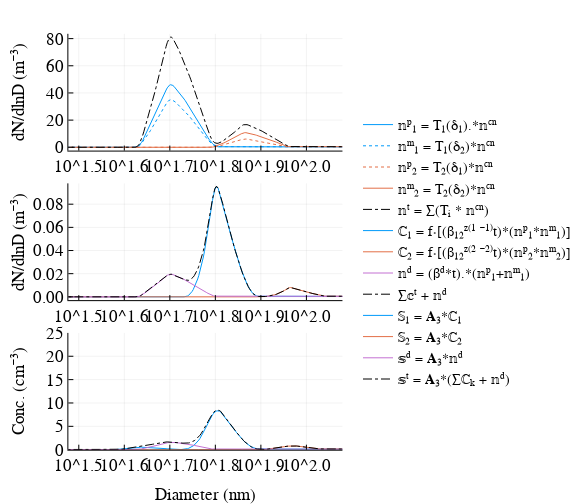

Here is the notebook cell this chart was saved with:
### Markdown cell above
## Block 4. Visualize Results

### Code cell
figure("Nimbus Sans L", 2, 4, 3.5, 8)

pre = 1e-10
# Get a list of colors from the theme palette
p = Plots.get_color_palette(:auto, default(:bgcolor), 100)

# Panel 1
p1 = plot(𝕟ᵖ[1].Dp,pre*𝕟ᵐ[1].S, xaxis = :log10, xlim = (40,400), ylabel = "dN/dlnD (m⁻³)", 
    label = "𝕟ᵖ₁ = T₁(δ₁).*𝕟ᶜⁿ", color = p[1])
p1 = plot!(𝕟ᵐ[1].Dp,pre*𝕟ᵖ[1].S, ls = :dot,  label = "𝕟ᵐ₁ = T₁(δ₂)*𝕟ᶜⁿ", color = p[1])
p1 = plot!(𝕟ᵖ[2].Dp,pre*𝕟ᵖ[2].S, ls = :dot, label = "𝕟ᵖ₂ = T₂(δ₁)*𝕟ᶜⁿ", color = p[2])   
p1 = plot!(𝕟ᵐ[2].Dp,pre*𝕟ᵐ[2].S, label = "𝕟ᵐ₂ = T₂(δ₂)*𝕟ᶜⁿ", color = p[2])   
p1 = plot!(𝕟ᵗ.Dp,pre*𝕟ᵗ.S, color = :black, label = "𝕟ᵗ = ∑(Tᵢ * 𝕟ᶜⁿ)", ls = :dashdot)  

# Panel 2
p2 = plot(ℂ[1].Dp,pre*ℂ[1].S, xaxis = :log10, xlim = (40,400), 
    ylabel = "dN/dlnD (m⁻³)", label = "ℂ₁ = f⋅[(β₁₂ᶻ⁽¹ ⁻¹⁾t)*(𝕟ᵖ₁*𝕟ᵐ₁)]")
p2 = plot!(ℂ[2].Dp,pre*ℂ[2].S, label = "ℂ₂ = f⋅[(β₁₂ᶻ⁽² ⁻²⁾t)*(𝕟ᵖ₂*𝕟ᵐ₂)]")   
p2 = plot!(𝕟ᵈ.Dp,pre*𝕟ᵈ.S, label = "𝕟ᵈ = (βᵈ*t).*(𝕟ᵖ₁+𝕟ᵐ₁)", color = p[4])   
p2 = plot!(𝕔ᵗ.Dp,pre*𝕔ᵗ.S, color = :black, label = "∑𝕔ᵗ + 𝕟ᵈ", ls = :dashdot)   
 
# Panel 3
pre = 1e-6     # Note change in units from m-3 to cm-3
p3 = plot(𝕊[1].Dp,pre*𝕊[1].N, xaxis = :log10, xlim = (40, 400), ylabel = "Conc. (cm⁻³)", ylim = (0,25),
    xlabel = "Diameter (nm)", label = "𝕊₁ = 𝐀₃*ℂ₁")
p3 = plot!(𝕊[2].Dp,pre*𝕊[2].N,  label = "𝕊₂ = 𝐀₃*ℂ₂")   
p3 = plot!(𝕤ᵈ.Dp,pre*𝕤ᵈ.N,  label = "𝕤ᵈ = 𝐀₃*𝕟ᵈ", color = p[4])   
p3 = plot!(𝕤ᵗ.Dp,pre*𝕤ᵗ.N, color = :black, label = "𝕤ᵗ = 𝐀₃*(∑ℂₖ + 𝕟ᵈ)", ls = :dashdot)   

plot(p1,p2,p3, layout = grid(3,1), left_margin = 40px,right_margin = 25px,legend=:right, 
    top_margin = 15px, xlim = (30,120), fmt = :svg)

### Figure 1 — Plotly figure (JSON) as saved in the notebook; plotly's stock layout.template omitted (floating-point values rounded to 4 significant figures; data arrays with more than 128 entries replaced by an {"elided": "..."} marker saying what was removed)
{"data": [{"colorbar": {"title": ""}, "hoverinfo": "text", "legendgroup": "𝕟ᵖ₁ = T₁(δ₁).*𝕟ᶜⁿ", "line": {"color": "rgba(0, 154, 250, 1.000)", "dash": "solid", "shape": "linear", "width": 1}, "mode": "lines", "name": "𝕟ᵖ₁ = T₁(δ₁).*𝕟ᶜⁿ", "showlegend": true, "text": {"elided": "512 null values"}, "type": "scatter", "x": {"elided": "512 float values"}, "xaxis": "x1", "y": {"elided": "512 float values"}, "yaxis": "y1", "zmax": 0.1, "zmin": -0.1}, {"colorbar": {"title": ""}, "hoverinfo": "text", "legendgroup": "𝕟ᵐ₁ = T₁(δ₂)*𝕟ᶜⁿ", "line": {"color": "rgba(0, 154, 250, 1.000)", "dash": "dot", "shape": "linear", "width": 1}, "mode": "lines", "name": "𝕟ᵐ₁ = T₁(δ₂)*𝕟ᶜⁿ", "showlegend": true, "text": {"elided": "512 null values"}, "type": "scatter", "x": {"elided": "512 float values"}, "xaxis": "x1", "y": {"elided": "512 float values"}, "yaxis": "y1", "zmax": 0.1, "zmin": -0.1}, {"colorbar": {"title": ""}, "hoverinfo": "text", "legendgroup": "𝕟ᵖ₂ = T₂(δ₁)*𝕟ᶜⁿ", "line": {"color": "rgba(227, 111, 71, 1.000)", "dash": "dot", "shape": "linear", "width": 1}, "mode": "lines", "name": "𝕟ᵖ₂ = T₂(δ₁)*𝕟ᶜⁿ", "showlegend": true, "text": {"elided": "512 null values"}, "type": "scatter", "x": {"elided": "512 float values"}, "xaxis": "x1", "y": {"elided": "512 float values"}, "yaxis": "y1", "zmax": 0.1, "zmin": -0.1}, {"colorbar": {"title": ""}, "hoverinfo": "text", "legendgroup": "𝕟ᵐ₂ = T₂(δ₂)*𝕟ᶜⁿ", "line": {"color": "rgba(227, 111, 71, 1.000)", "dash": "solid", "shape": "linear", "width": 1}, "mode": "lines", "name": "𝕟ᵐ₂ = T₂(δ₂)*𝕟ᶜⁿ", "showlegend": true, "text": {"elided": "512 null values"}, "type": "scatter", "x": {"elided": "512 float values"}, "xaxis": "x1", "y": {"elided": "512 float values"}, "yaxis": "y1", "zmax": 0.1, "zmin": -0.1}, {"colorbar": {"title": ""}, "hoverinfo": "text", "legendgroup": "𝕟ᵗ = ∑(Tᵢ * 𝕟ᶜⁿ)", "line": {"color": "rgba(0, 0, 0, 1.000)", "dash": "dashdot", "shape": "linear", "width": 1}, "mode": "lines", "name": "𝕟ᵗ = ∑(Tᵢ * 𝕟ᶜⁿ)", "showlegend": true, "text": {"elided": "512 null values"}, "type": "scatter", "x": {"elided": "512 float values"}, "xaxis": "x1", "y": {"elided": "512 float values"}, "yaxis": "y1", "zmax": 0.1, "zmin": -0.1}, {"colorbar": {"title": ""}, "hoverinfo": "text", "legendgroup": "ℂ₁ = f⋅[(β₁₂ᶻ⁽¹ ⁻¹⁾t)*(𝕟ᵖ₁*𝕟ᵐ₁)]", "line": {"color": "rgba(0, 154, 250, 1.000)", "dash": "solid", "shape": "linear", "width": 1}, "mode": "lines", "name": "ℂ₁ = f⋅[(β₁₂ᶻ⁽¹ ⁻¹⁾t)*(𝕟ᵖ₁*𝕟ᵐ₁)]", "showlegend": true, "text": {"elided": "512 null values"}, "type": "scatter", "x": {"elided": "512 float values"}, "xaxis": "x2", "y": {"elided": "512 float values"}, "yaxis": "y2", "zmax": 0.1, "zmin": -0.1}, {"colorbar": {"title": ""}, "hoverinfo": "text", "legendgroup": "ℂ₂ = f⋅[(β₁₂ᶻ⁽² ⁻²⁾t)*(𝕟ᵖ₂*𝕟ᵐ₂)]", "line": {"color": "rgba(227, 111, 71, 1.000)", "dash": "solid", "shape": "linear", "width": 1}, "mode": "lines", "name": "ℂ₂ = f⋅[(β₁₂ᶻ⁽² ⁻²⁾t)*(𝕟ᵖ₂*𝕟ᵐ₂)]", "showlegend": true, "text": {"elided": "512 null values"}, "type": "scatter", "x": {"elided": "512 float values"}, "xaxis": "x2", "y": {"elided": "512 float values"}, "yaxis": "y2", "zmax": 0.1, "zmin": -0.1}, {"colorbar": {"title": ""}, "hoverinfo": "text", "legendgroup": "𝕟ᵈ = (βᵈ*t).*(𝕟ᵖ₁+𝕟ᵐ₁)", "line": {"color": "rgba(195, 113, 210, 1.000)", "dash": "solid", "shape": "linear", "width": 1}, "mode": "lines", "name": "𝕟ᵈ = (βᵈ*t).*(𝕟ᵖ₁+𝕟ᵐ₁)", "showlegend": true, "text": {"elided": "512 null values"}, "type": "scatter", "x": {"elided": "512 float values"}, "xaxis": "x2", "y": {"elided": "512 float values"}, "yaxis": "y2", "zmax": 0.1, "zmin": -0.1}, {"colorbar": {"title": ""}, "hoverinfo": "text", "legendgroup": "∑𝕔ᵗ + 𝕟ᵈ", "line": {"color": "rgba(0, 0, 0, 1.000)", "dash": "dashdot", "shape": "linear", "width": 1}, "mode": "lines", "name": "∑𝕔ᵗ + 𝕟ᵈ", "showlegend": true, "text": {"elided": "512 null values"}, "type": "scatter", "x": {"elided": "512 float values"}, "xaxis": "x2", "y": {"elided": "512 float values"}, "yaxis": "y2", "zmax": 0.1, "zmin": -0.1}, {"colorbar": {"title": ""}, "hoverinfo": "text", "legendgroup": "𝕊₁ = 𝐀₃*ℂ₁", "line": {"color": "rgba(0, 154, 250, 1.000)", "dash": "solid", "shape": "linear", "width": 1}, "mode": "lines", "name": "𝕊₁ = 𝐀₃*ℂ₁", "showlegend": true, "text": {"elided": "512 null values"}, "type": "scatter", "x": {"elided": "512 float values"}, "xaxis": "x3", "y": {"elided": "512 float values"}, "yaxis": "y3", "zmax": 0.1, "zmin": -0.1}, {"colorbar": {"title": ""}, "hoverinfo": "text", "legendgroup": "𝕊₂ = 𝐀₃*ℂ₂", "line": {"color": "rgba(227, 111, 71, 1.000)", "dash": "solid", "shape": "linear", "width": 1}, "mode": "lines", "name": "𝕊₂ = 𝐀₃*ℂ₂", "showlegend": true, "text": {"elided": "512 null values"}, "type": "scatter", "x": {"elided": "512 float values"}, "xaxis": "x3", "y": {"elided": "512 float values"}, "yaxis": "y3", "zmax": 0.1, "zmin": -0.1}, {"colorbar": {"title": ""}, "hoverinfo": "text", "legendgroup": "𝕤ᵈ = 𝐀₃*𝕟ᵈ", "line": {"color": "rgba(195, 113, 210, 1.000)", "dash": "solid", "shape": "linear", "width": 1}, "mode": "lines", "name": "𝕤ᵈ = 𝐀₃*𝕟ᵈ", "showlegend": true, "text": {"elided": "512 null values"}, "type": "scatter", "x": {"elided": "512 float values"}, "xaxis": "x3", "y": {"elided": "512 float values"}, "yaxis": "y3", "zmax": 0.1, "zmin": -0.1}, {"colorbar": {"title": ""}, "hoverinfo": "text", "legendgroup": "𝕤ᵗ = 𝐀₃*(∑ℂₖ + 𝕟ᵈ)", "line": {"color": "rgba(0, 0, 0, 1.000)", "dash": "dashdot", "shape": "linear", "width": 1}, "mode": "lines", "name": "𝕤ᵗ = 𝐀₃*(∑ℂₖ + 𝕟ᵈ)", "showlegend": true, "text": {"elided": "512 null values"}, "type": "scatter", "x": {"elided": "512 float values"}, "xaxis": "x3", "y": {"elided": "512 float values"}, "yaxis": "y3", "zmax": 0.1, "zmin": -0.1}], "layout": {"annotations": [], "height": 504, "legend": {"bgcolor": "rgba(255, 255, 255, 1.000)", "bordercolor": "rgba(0, 0, 0, 1.000)", "font": {"color": "rgba(0, 0, 0, 1.000)", "family": "Nimbus Sans L", "size": 14}, "tracegroupgap": 0, "x": 1, "y": 0.5}, "margin": {"b": 20, "l": 0, "r": 0, "t": 20}, "paper_bgcolor": "rgba(255, 255, 255, 1.000)", "plot_bgcolor": "rgba(255, 255, 255, 1.000)", "showlegend": true, "width": 576, "xaxis1": {"anchor": "y1", "domain": [0.191, 0.9566], "gridcolor": "rgba(0, 0, 0, 0.100)", "gridwidth": 0.5, "linecolor": "rgba(0, 0, 0, 1.000)", "mirror": false, "range": [1.477, 2.079], "showgrid": true, "showline": true, "showticklabels": true, "tickangle": 0, "tickcolor": "rgb(0, 0, 0)", "tickfont": {"color": "rgba(0, 0, 0, 1.000)", "family": "Nimbus Sans L", "size": 17}, "tickmode": "array", "ticks": "inside", "ticktext": ["10^1.5", "10^1.6", "10^1.7", "10^1.8", "10^1.9", "10^2.0"], "tickvals": [31.62, 39.81, 50.12, 63.1, 79.43, 100], "title": "", "titlefont": {"color": "rgba(0, 0, 0, 1.000)", "family": "Nimbus Sans L", "size": 17}, "type": "log", "visible": true, "zeroline": false, "zerolinecolor": "rgba(0, 0, 0, 1.000)"}, "xaxis2": {"anchor": "y2", "domain": [0.191, 0.9566], "gridcolor": "rgba(0, 0, 0, 0.100)", "gridwidth": 0.5, "linecolor": "rgba(0, 0, 0, 1.000)", "mirror": false, "range": [1.477, 2.079], "showgrid": true, "showline": true, "showticklabels": true, "tickangle": 0, "tickcolor": "rgb(0, 0, 0)", "tickfont": {"color": "rgba(0, 0, 0, 1.000)", "family": "Nimbus Sans L", "size": 17}, "tickmode": "array", "ticks": "inside", "ticktext": ["10^1.5", "10^1.6", "10^1.7", "10^1.8", "10^1.9", "10^2.0"], "tickvals": [31.62, 39.81, 50.12, 63.1, 79.43, 100], "title": "", "titlefont": {"color": "rgba(0, 0, 0, 1.000)", "family": "Nimbus Sans L", "size": 17}, "type": "log", "visible": true, "zeroline": false, "zerolinecolor": "rgba(0, 0, 0, 1.000)"}, "xaxis3": {"anchor": "y3", "domain": [0.191, 0.9566], "gridcolor": "rgba(0, 0, 0, 0.100)", "gridwidth": 0.5, "linecolor": "rgba(0, 0, 0, 1.000)", "mirror": false, "range": [1.477, 2.079], "showgrid": true, "showline": true, "showticklabels": true, "tickangle": 0, "tickcolor": "rgb(0, 0, 0)", "tickfont": {"color": "rgba(0, 0, 0, 1.000)", "family": "Nimbus Sans L", "size": 17}, "tickmode": "array", "ticks": "inside", "ticktext": ["10^1.5", "10^1.6", "10^1.7", "10^1.8", "10^1.9", "10^2.0"], "tickvals": [31.62, 39.81, 50.12, 63.1, 79.43, 100], "title": "Diameter (nm)", "titlefont": {"color": "rgba(0, 0, 0, 1.000)", "family": "Nimbus Sans L", "size": 17}, "type": "log", "visible": true, "zeroline": false, "zerolinecolor": "rgba(0, 0, 0, 1.000)"}, "yaxis1": {"anchor": "x1", "domain": [0.7186, 0.9702], "gridcolor": "rgba(0, 0, 0, 0.100)", "gridwidth": 0.5, "linecolor": "rgba(0, 0, 0, 1.000)", "mirror": false, "range": [-2.433, 83.54], "showgrid": true, "showline": true, "showticklabels": true, "tickangle": 0, "tickcolor": "rgb(0, 0, 0)", "tickfont": {"color": "rgba(0, 0, 0, 1.000)", "family": "Nimbus Sans L", "size": 17}, "tickmode": "array", "ticks": "inside", "ticktext": ["0", "20", "40", "60", "80"], "tickvals": [0, 20, 40, 60, 80], "title": "dN/dlnD (m⁻³)", "titlefont": {"color": "rgba(0, 0, 0, 1.000)", "family": "Nimbus Sans L", "size": 17}, "type": "-", "visible": true, "zeroline": false, "zerolinecolor": "rgba(0, 0, 0, 1.000)"}, "yaxis2": {"anchor": "x2", "domain": [0.3963, 0.6479], "gridcolor": "rgba(0, 0, 0, 0.100)", "gridwidth": 0.5, "linecolor": "rgba(0, 0, 0, 1.000)", "mirror": false, "range": [-0.002854, 0.098], "showgrid": true, "showline": true, "showticklabels": true, "tickangle": 0, "tickcolor": "rgb(0, 0, 0)", "tickfont": {"color": "rgba(0, 0, 0, 1.000)", "family": "Nimbus Sans L", "size": 17}, "tickmode": "array", "ticks": "inside", "ticktext": ["0.00", "0.02", "0.04", "0.06", "0.08"], "tickvals": [0, 0.02, 0.04, 0.06, 0.08], "title": "dN/dlnD (m⁻³)", "titlefont": {"color": "rgba(0, 0, 0, 1.000)", "family": "Nimbus Sans L", "size": 17}, "type": "-", "visible": true, "zeroline": false, "zerolinecolor": "rgba(0, 0, 0, 1.000)"}, "yaxis3": {"anchor": "x3", "domain": [0.07395, 0.3256], "gridcolor": "rgba(0, 0, 0, 0.100)", "gridwidth": 0.5, "linecolor": "rgba(0, 0, 0, 1.000)", "mirror": false, "range": [0, 25], "showgrid": true, "showline": true, "showticklabels": true, "tickangle": 0, "tickcolor": "rgb(0, 0, 0)", "tickfont": {"color": "rgba(0, 0, 0, 1.000)", "family": "Nimbus Sans L", "size": 17}, "tickmode": "array", "ticks": "inside", "ticktext": ["0", "5", "10", "15", "20", "25"], "tickvals": [0, 5, 10, 15, 20, 25], "title": "Conc. (cm⁻³)", "titlefont": {"color": "rgba(0, 0, 0, 1.000)", "family": "Nimbus Sans L", "size": 17}, "type": "-", "visible": true, "zeroline": false, "zerolinecolor": "rgba(0, 0, 0, 1.000)"}}}
